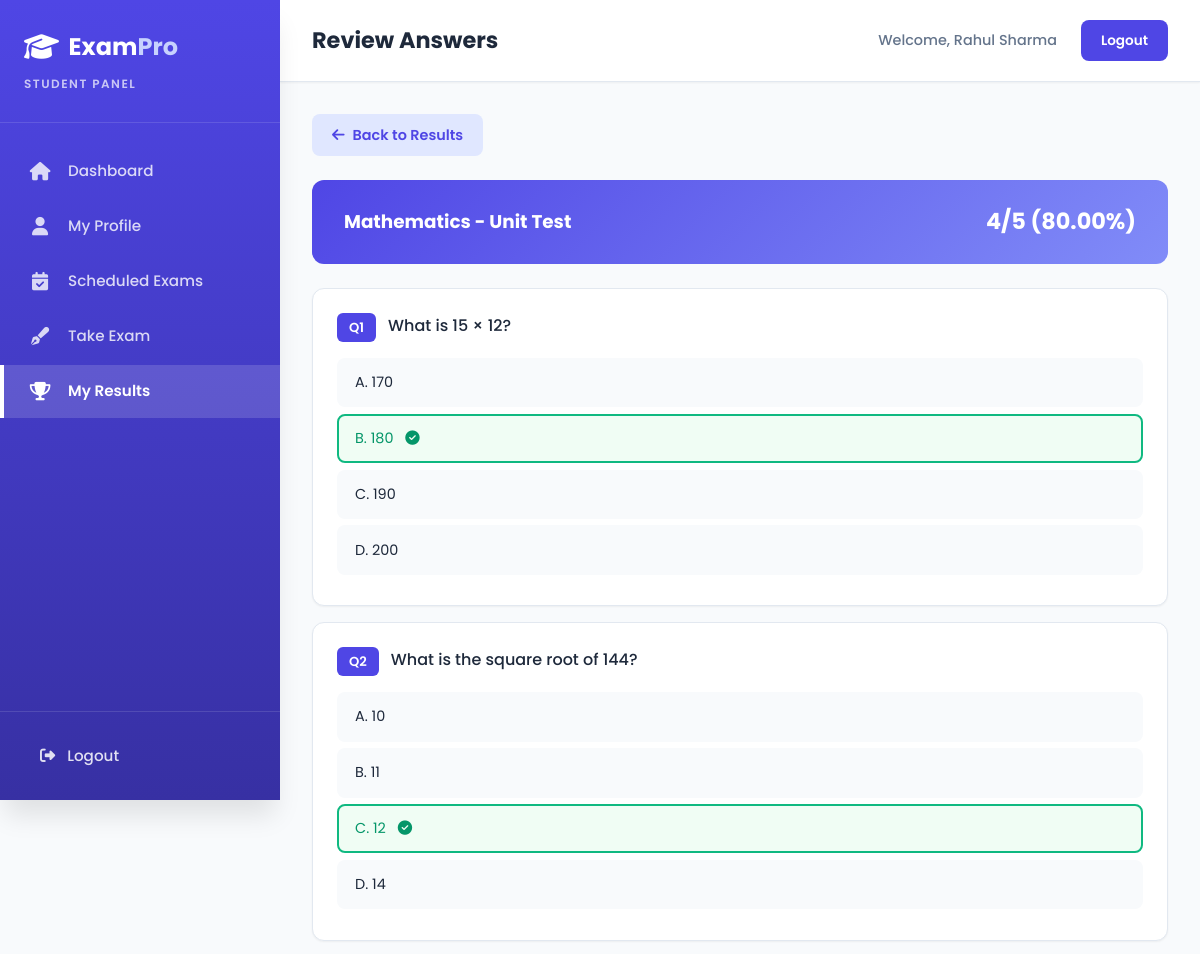
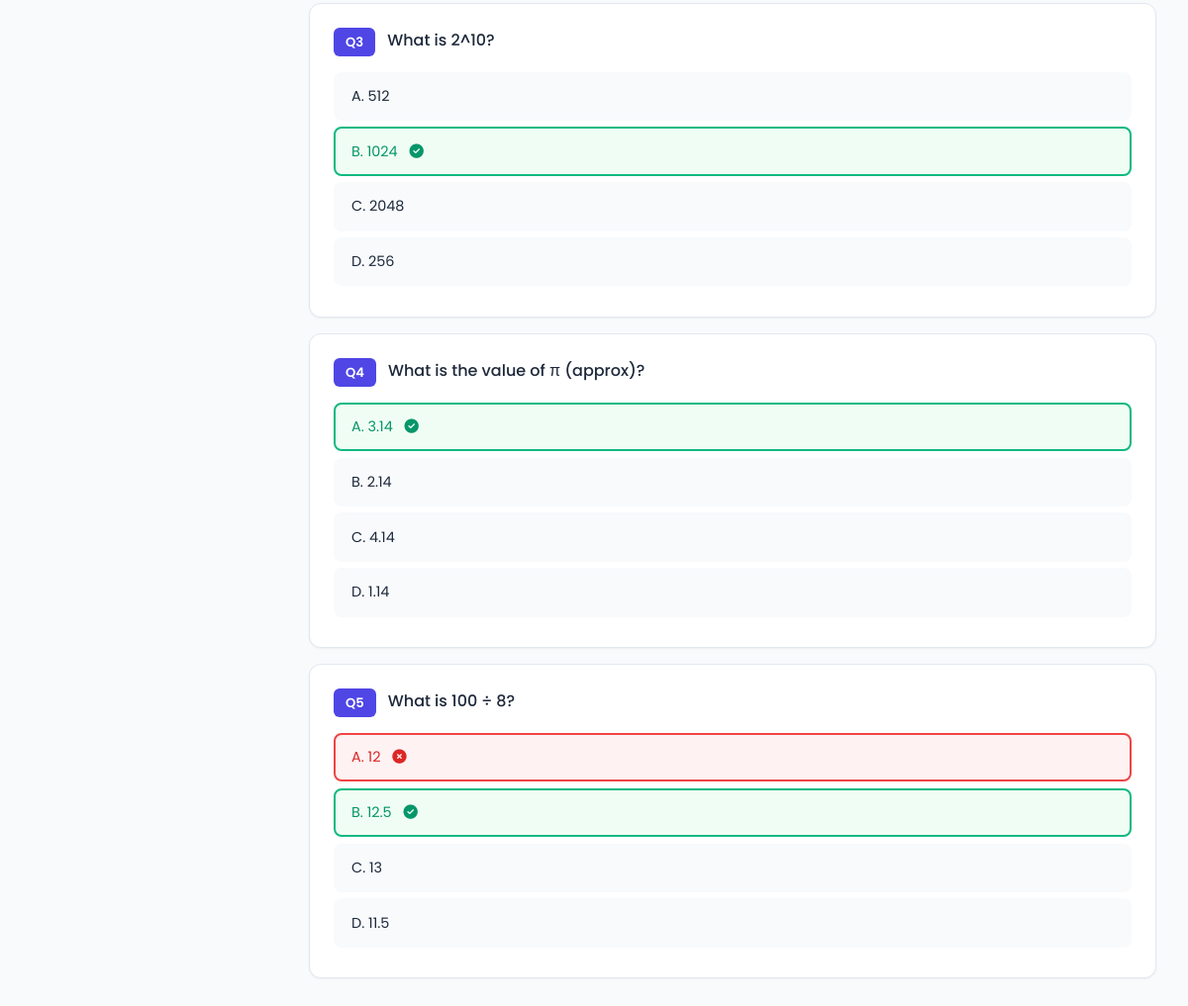
Before: /pages/review-answers.php?se_id=1 (signed in) with the older database file (2 pictures, top to bottom).
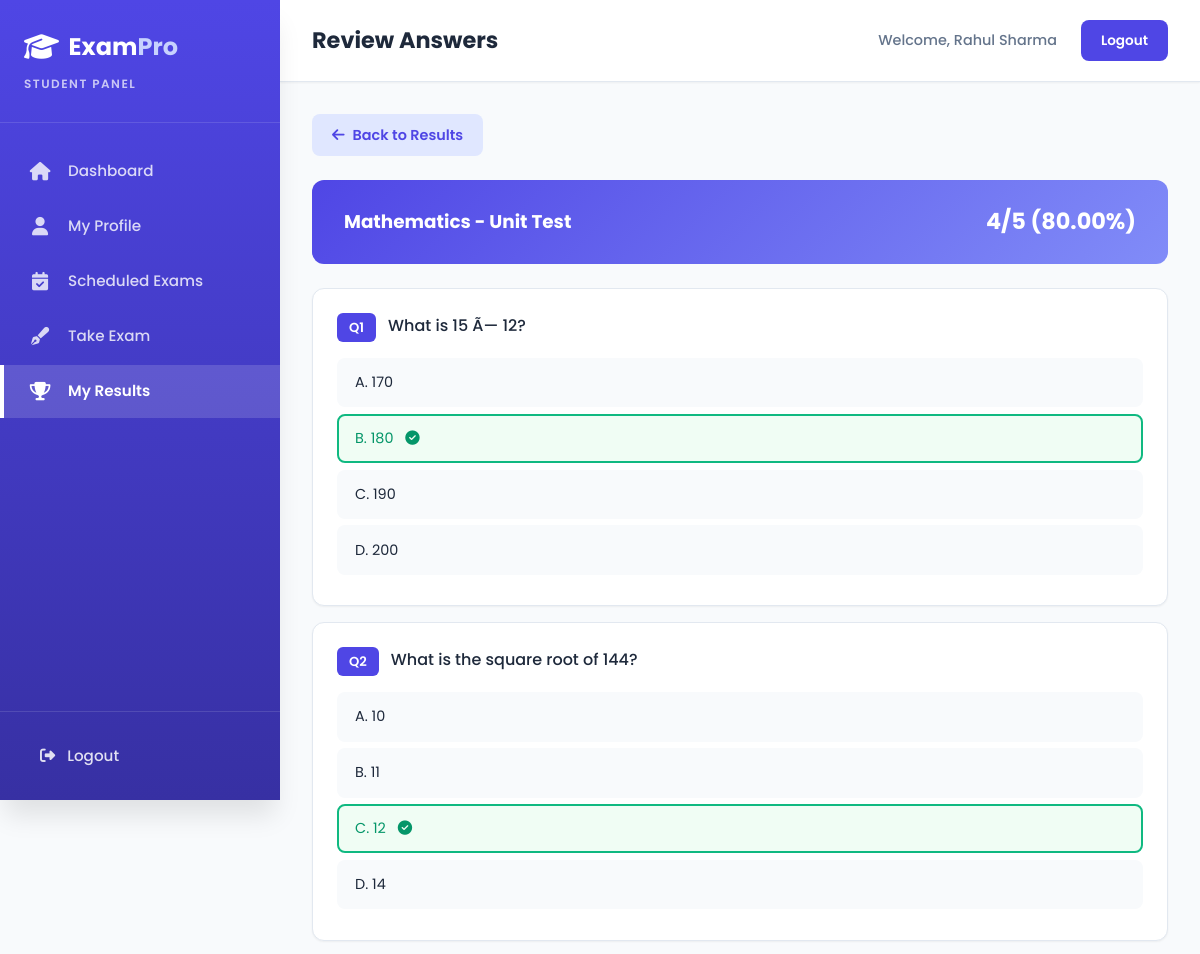
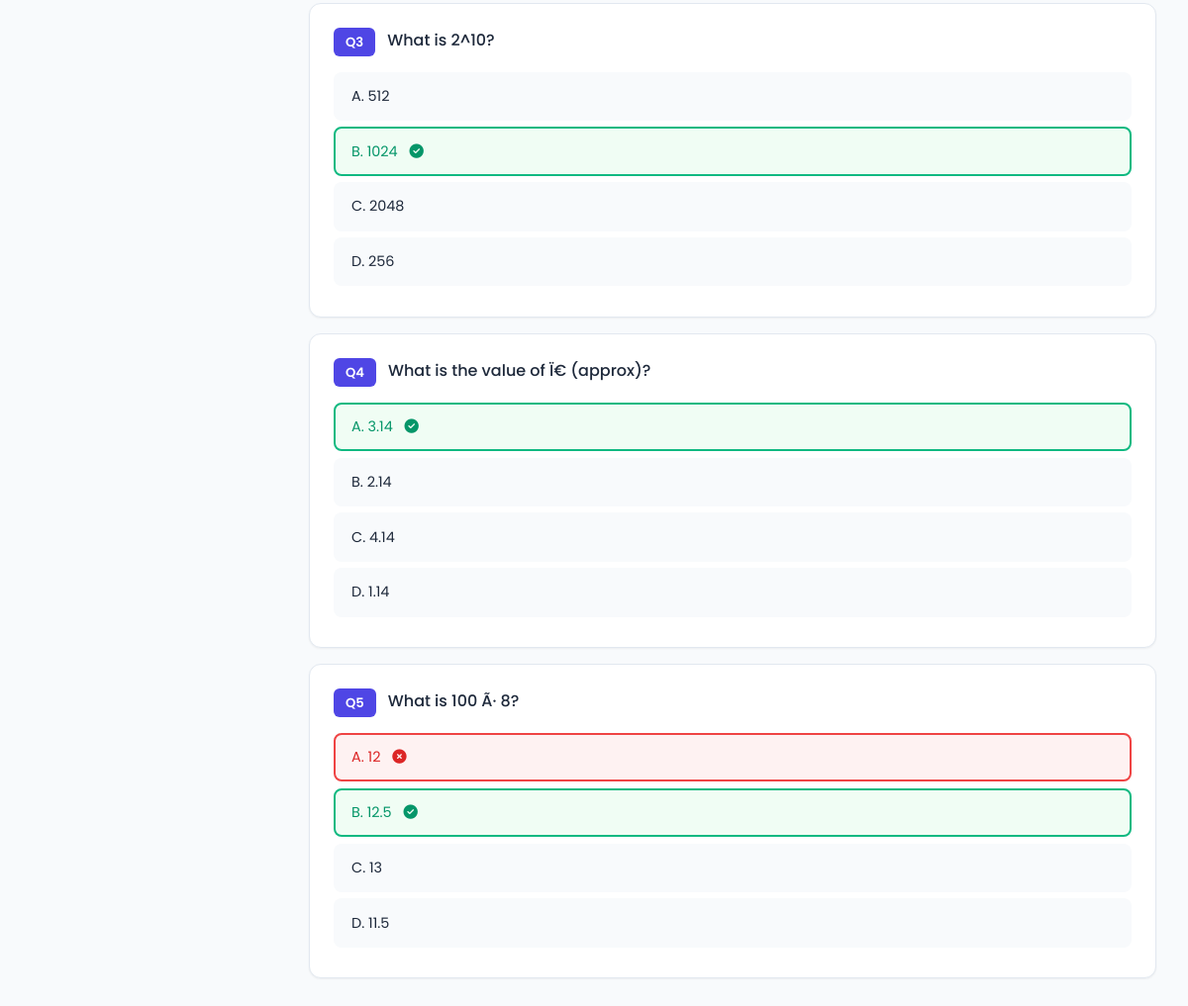
After: the same page with the newer database file (2 pictures, top to bottom).
### tables this page shows
CREATE TABLE IF NOT EXISTS student_answers (
    id INT AUTO_INCREMENT PRIMARY KEY,
    student_exam_id INT NOT NULL,
    question_id INT NOT NULL,
    selected_option CHAR(1),
    FOREIGN KEY (student_exam_id) REFERENCES student_exams(id) ON DELETE CASCADE,
    FOREIGN KEY (question_id) REFERENCES questions(id) ON DELETE CASCADE
);

CREATE TABLE IF NOT EXISTS questions (
    id INT AUTO_INCREMENT PRIMARY KEY,
    exam_id INT NOT NULL,
    question_text TEXT NOT NULL,
    option_a VARCHAR(255) NOT NULL,
    option_b VARCHAR(255) NOT NULL,
    option_c VARCHAR(255) NOT NULL,
    option_d VARCHAR(255) NOT NULL,
    correct_option CHAR(1) NOT NULL,
    FOREIGN KEY (exam_id) REFERENCES exams(id) ON DELETE CASCADE
);

### pages/review-answers.php (the view, shortened to what this page needs)
<?php
require_once '../config/db.php';
$student_id = $_SESSION['student_id'];
$se_id = intval($_GET['se_id'] ?? 0);
$se_q = $conn->prepare("SELECT se.*, e.title, e.subject FROM student_exams se JOIN exams e ON se.exam_id = e.id WHERE se.id = ? AND se.student_id = ?");
$se_q->bind_param("ii", $se_id, $student_id);
$se_q->execute();
$exam_result = $se_q->get_result()->fetch_assoc();
$qa_q = $conn->prepare("
    SELECT q.*, sa.selected_option
    FROM questions q
    LEFT JOIN student_answers sa ON sa.question_id = q.id AND sa.student_exam_id = ?
    WHERE q.exam_id = ?
    ORDER BY q.id ASC
");
$qa_q->bind_param("ii", $se_id, $exam_result['exam_id']);
$qa_q->execute();
$questions = $qa_q->get_result();
?>
<!DOCTYPE html>
<html lang="en">
<head>
    <link rel="stylesheet" href="https://cdnjs.cloudflare.com/ajax/libs/font-awesome/6.4.0/css/all.min.css">
    <link rel="stylesheet" href="student-panel.css">
</head>
<body>
    <aside class="sidebar">
        <div class="sidebar-header">
            <a href="../index.html" class="logo"><i class="fas fa-graduation-cap"></i><span>Exam<span class="logo-accent">Pro</span></span></a>
            <span class="panel-label">Student Panel</span>
        </div>
        <nav class="sidebar-nav">
            <a href="student-panel.php" class="nav-item"><i class="fas fa-home"></i><span>Dashboard</span></a>
            <a href="student-profile.php" class="nav-item"><i class="fas fa-user"></i><span>My Profile</span></a>
            <a href="scheduled-exams.php" class="nav-item"><i class="fas fa-calendar-check"></i><span>Scheduled Exams</span></a>
            <a href="take-exam.php" class="nav-item"><i class="fas fa-pen-fancy"></i><span>Take Exam</span></a>
            <a href="my-results.php" class="nav-item active"><i class="fas fa-trophy"></i><span>My Results</span></a>
        </nav>
        <div class="sidebar-footer"><a href="logout.php" class="back-link"><i class="fas fa-sign-out-alt"></i><span>Logout</span></a></div>
    </aside>
    <main class="main-content">
        <header class="topbar">
            <h1>Review Answers</h1>
            <div class="topbar-actions">
                <span class="user-greeting">Welcome, <?= htmlspecialchars($_SESSION['student_name']) ?></span>
                <a href="logout.php" class="btn btn-login">Logout</a>
            </div>
        </header>
        <div class="dashboard-content">
            <a href="my-results.php" class="back-btn"><i class="fas fa-arrow-left"></i> Back to Results</a>
            <div class="review-header">
                <h3><?= htmlspecialchars($exam_result['title']) ?></h3>
                <div class="review-score"><?= $exam_result['score'] ?>/<?= $exam_result['total'] ?> (<?= $exam_result['percentage'] ?>%)</div>
            </div>
            <?php $i = 0; while ($q = $questions->fetch_assoc()): $i++; ?>
                <?php
                    $selected = strtoupper($q['selected_option'] ?? '');
                    $correct = strtoupper($q['correct_option']);
                    $options = ['A' => $q['option_a'], 'B' => $q['option_b'], 'C' => $q['option_c'], 'D' => $q['option_d']];
                ?>
                <div class="question-review">
                    <div class="q-header">
                        <span class="q-num">Q<?= $i ?></span>
                        <span class="q-text"><?= htmlspecialchars($q['question_text']) ?></span>
                    </div>
                    <?php foreach ($options as $key => $text): ?>
                        <?php
                            $class = 'neutral';
                            $icon = '';
                            if ($key === $correct) {
                                $class = 'correct';
                                $icon = '<i class="fas fa-check-circle"></i>';
                            } elseif ($key === $selected && $selected !== $correct) {
                                $class = 'wrong';
                                $icon = '<i class="fas fa-times-circle"></i>';
                            }
                        ?>
                        <div class="option-review <?= $class ?>">
                            <?= $key ?>. <?= htmlspecialchars($text) ?> <?= $icon ?>
                        </div>
                    <?php endforeach; ?>
                </div>
            <?php endwhile; ?>
        </div>
    </main>
</body>
</html>

Changed rows visible on the page:
changed through a linked row, student_answers: question.question_text "What is 15 × 12?" → "What is 15 Ã— 12?"
changed through a linked row, student_answers: question.question_text "What is the value of π (approx)?" → "What is the value of Ï€ (approx)?"
changed through a linked row, student_answers: question.question_text "What is 100 ÷ 8?" → "What is 100 Ã· 8?"
